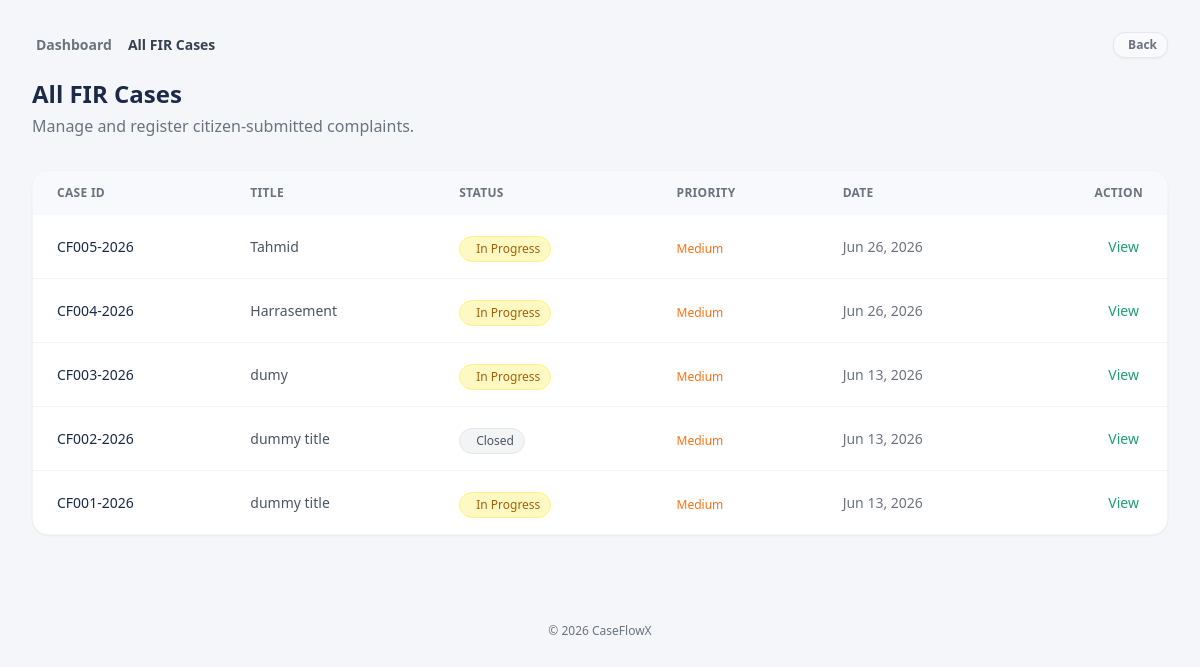
/cases.php (signed in), run on the app's committed database.
### tables this page shows
CREATE TABLE cases (
            id              INTEGER PRIMARY KEY AUTOINCREMENT,
            citizen_id      INTEGER NOT NULL,
            case_number     TEXT    NOT NULL UNIQUE,
            title           TEXT    NOT NULL,
            description     TEXT    NOT NULL,
            status          TEXT    NOT NULL DEFAULT 'open' CHECK(status IN ('open','in_progress','resolved','closed')),
            priority        TEXT    NOT NULL DEFAULT 'low' CHECK(priority IN ('low','medium','high')),
            created_at      TEXT    NOT NULL DEFAULT (datetime('now')), fir_number TEXT, complainant_name TEXT, complainant_nid TEXT, complainant_phone TEXT, complainant_address TEXT, incident_date TEXT, incident_time TEXT, incident_location TEXT, incident_description TEXT, sections_applied TEXT, witness_details TEXT, officer_id INTEGER, station_code TEXT, investigating_officer TEXT, modified_by INTEGER, modified_at TEXT, investigator_id INTEGER,
            FOREIGN KEY (citizen_id) REFERENCES citizens(id) ON DELETE CASCADE
        );

### cases.php (the view, shortened to what this page needs)
<?php
require_once __DIR__ . '/db.php';
$role = $_SESSION['role'] ?? '';
$db = get_db();
if ($role === 'Admin' || $role === 'Officer' || $role === 'FIR Officer' || $role === 'Supervisor') {
    $stmt = $db->prepare('
        SELECT * FROM cases
        ORDER BY created_at DESC
    ');
    $stmt->execute();
}
$cases = $stmt->fetchAll();
$dashboardUrl = 'dashboard.php';
$pageTitle = 'My Cases';
$pageSub = 'View and track all your filed complaints.';
if ($role === 'Officer' || $role === 'FIR Officer' || $role === 'Supervisor') {
    $dashboardUrl = 'fir_officer_dashboard.php';
    $pageTitle = 'All FIR Cases';
    $pageSub = 'Manage and register citizen-submitted complaints.';
} elseif ($role === 'Investigator') {
    $dashboardUrl = 'investigator_dashboard.php';
    $pageTitle = 'Assigned Cases';
    $pageSub = 'Manage your assigned investigation cases.';
} elseif ($role === 'Admin') {
    $dashboardUrl = 'admin_users.php';
    $pageTitle = 'All FIR Cases';
    $pageSub = 'Manage and register citizen-submitted complaints.';
}
function statusBadge(string $status): string {
    $colors = [
        'open'        => 'bg-blue-100 text-blue-700 border-blue-200',
        'in_progress' => 'bg-yellow-100 text-yellow-700 border-yellow-200',
        'resolved'    => 'bg-green-100 text-green-700 border-green-200',
        'closed'      => 'bg-gray-100 text-gray-600 border-gray-200',
    ];
    $icons = [
        'open'        => 'ti-circle-dot',
        'in_progress' => 'ti-loader',
        'resolved'    => 'ti-check-circle',
        'closed'      => 'ti-x',
    ];
    $labels = [
        'open'        => 'Open',
        'in_progress' => 'In Progress',
        'resolved'    => 'Resolved',
        'closed'      => 'Closed',
    ];
    $cls = $colors[$status] ?? $colors['open'];
    $ico = $icons[$status] ?? $icons['open'];
    $lbl = $labels[$status] ?? ucfirst($status);
    return "<span class=\"inline-flex items-center gap-1.5 px-2.5 py-1 rounded-full text-xs font-medium border {$cls}\">
            <i class=\"ti {$ico}\"></i> {$lbl}
          </span>";
}
function priorityBadge(string $priority): string {
    $colors = [
        'low'    => 'text-gray-500',
        'medium' => 'text-orange-500',
        'high'   => 'text-red-500',
    ];
    $cls = $colors[$priority] ?? $colors['low'];
    return "<span class=\"text-xs font-medium {$cls}\">" . ucfirst($priority) . "</span>";
}
?>
<!DOCTYPE html>
<html lang="en">
<head>
  <link rel="stylesheet" href="https://cdn.jsdelivr.net/npm/@tabler/icons-webfont@3.19.0/dist/tabler-icons.min.css">
  <script src="https://cdn.tailwindcss.com"></script>
</head>
<body class="bg-[#F4F6F9] min-h-screen flex flex-col justify-between">
  <div class="flex-grow">
    <div class="max-w-7xl mx-auto px-4 sm:px-6 lg:px-8 py-8">
    <div class="mb-5 flex items-center justify-between">
      <div class="flex items-center gap-2 text-sm text-gray-500">
        <a href="<?= htmlspecialchars($dashboardUrl) ?>" class="hover:text-accent transition-colors flex items-center gap-1 font-semibold">
          <i class="ti ti-home text-base"></i> Dashboard
        </a>
        <span class="text-gray-700 font-bold"><?= htmlspecialchars($pageTitle) ?></span>
      </div>
      <button onclick="history.back()" class="text-gray-500 hover:text-navy transition-colors flex items-center gap-1 text-xs font-semibold border border-slate-200 px-2.5 py-1 rounded-xl bg-slate-50 hover:bg-slate-100 transition shadow-sm">
        <i class="ti ti-arrow-left"></i> Back
      </button>
    </div>
    <div class="flex flex-col sm:flex-row sm:items-center sm:justify-between gap-4 mb-8">
      <div>
        <h1 class="text-2xl font-bold text-navy"><?= htmlspecialchars($pageTitle) ?></h1>
        <p class="text-gray-500 mt-1"><?= htmlspecialchars($pageSub) ?></p>
      </div>
    </div>
    <div class="bg-white rounded-2xl shadow-sm border border-gray-100 overflow-hidden">
      <div class="overflow-x-auto">
        <table class="w-full">
          <thead class="bg-[#f8f9fc]">
            <tr>
              <th class="px-6 py-3.5 text-left text-xs font-semibold text-gray-500 uppercase tracking-wide">Case ID</th>
              <th class="px-6 py-3.5 text-left text-xs font-semibold text-gray-500 uppercase tracking-wide">Title</th>
              <th class="px-6 py-3.5 text-left text-xs font-semibold text-gray-500 uppercase tracking-wide">Status</th>
              <th class="px-6 py-3.5 text-left text-xs font-semibold text-gray-500 uppercase tracking-wide">Priority</th>
              <th class="px-6 py-3.5 text-left text-xs font-semibold text-gray-500 uppercase tracking-wide">Date</th>
              <th class="px-6 py-3.5 text-right text-xs font-semibold text-gray-500 uppercase tracking-wide">Action</th>
            </tr>
          </thead>
          <tbody class="divide-y divide-gray-100">
            <?php foreach ($cases as $case): ?>
            <tr class="hover:bg-gray-50/50 transition">
              <td class="px-6 py-4 text-sm font-medium text-navy"><?= htmlspecialchars($case['case_number']) ?></td>
              <td class="px-6 py-4 text-sm text-gray-600"><?= htmlspecialchars($case['title']) ?></td>
              <td class="px-6 py-4"><?= statusBadge($case['status']) ?></td>
              <td class="px-6 py-4"><?= priorityBadge($case['priority']) ?></td>
              <td class="px-6 py-4 text-sm text-gray-500"><?= date('M d, Y', strtotime($case['created_at'])) ?></td>
              <td class="px-6 py-4 text-right">
                <a href="case-details.php?id=<?= (int)$case['id'] ?>" class="text-accent hover:text-accent-dark font-medium text-sm flex items-center gap-1 justify-end">
                  View <i class="ti ti-external-link text-xs"></i>
                </a>
              </td>
            </tr>
            <?php endforeach; ?>
          </tbody>
        </table>
      </div>
    </div>
  </div>
  <footer class="py-6 mt-8">
    <div class="max-w-7xl mx-auto px-4 text-center">
      <p class="text-xs text-gray-500 font-medium">
        © 2026 CaseFlowX
      </p>
    </div>
  </footer>
</body>
</html>

### data on the page
cases: case_number "CF005-2026", title "Tahmid", status "In Progress", priority "Medium", created_at "Jun 26, 2026"
cases: case_number "CF004-2026", title "Harrasement", status "In Progress", priority "Medium", created_at "Jun 26, 2026"
cases: case_number "CF003-2026", title "dumy", status "In Progress", priority "Medium", created_at "Jun 13, 2026"
cases: case_number "CF002-2026", title "dummy title", status "Closed", priority "Medium", created_at "Jun 13, 2026"
cases: case_number "CF001-2026", title "dummy title", status "In Progress", priority "Medium", created_at "Jun 13, 2026"

### other printed values
$pageTitle "All FIR Cases"
$pageSub "Manage and register citizen-submitted complaints."
